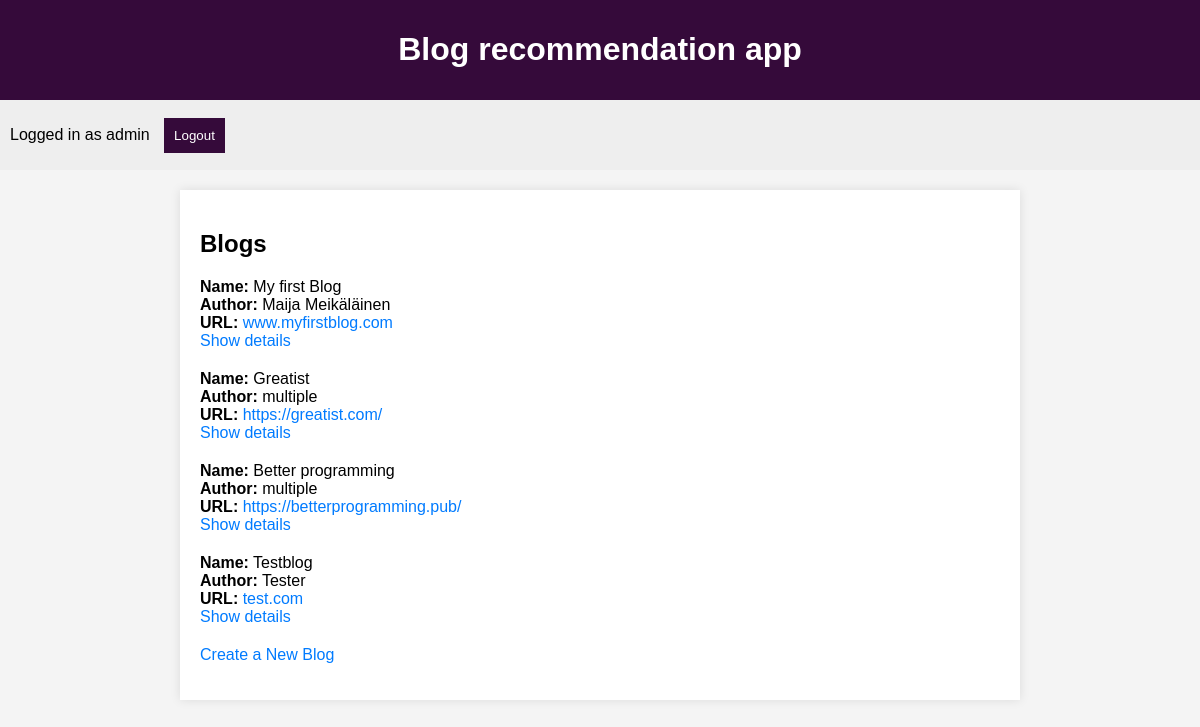
Screenshot of / (signed in) with the database file from the repository.
### blogs/models.py (models this page shows, shortened)
class Blog(models.Model):
    name = models.CharField(max_length=200)
    author = models.CharField(max_length=200)
    year = models.DateTimeField('date published', default=timezone.now)
    url = models.CharField(max_length=200)
    user = models.ForeignKey(User, on_delete=models.CASCADE)

### blogs/views.py (the view)
# urls.py: path('', index, name='index'),
def index(request):
    blogs = Blog.objects.all()
    template = loader.get_template('blogs/index.html')
    context = {'blogs': blogs}
    return HttpResponse(template.render(context, request))

### blogs/templates/blogs/index.html
{% extends 'blogs/base.html' %}
{% block content %}
    {% if blogs %}
        <section>
            <h2>Blogs</h2>
            <ul>
                {% for blog in blogs %}
                    <li>
                        <strong>Name:</strong> {{ blog.name }}<br>
                        <strong>Author:</strong> {{ blog.author }}<br>
                        <strong>URL:</strong> <a href="{{ blog.url }}">{{ blog.url }}</a><br>
                        <a href="{% url 'detail' blog_id=blog.id %}">Show details</a>
                    </li>
                {% endfor %}
            </ul>
        </section>
    {% else %}
        <p>No blogs available.</p>
    {% endif %}
    {% if user.is_authenticated %}
        <section>
            <p><a href="{% url 'create_blog' %}">Create a New Blog</a></p>
        </section>
    {% endif %}
{% endblock %}

### blogs/templates/blogs/base.html (shortened to what this page needs)
<!DOCTYPE html>
<html lang="en">
<head>
    {% load static %}
    <link rel="stylesheet" href="{% static 'css/styles.css' %}">
</head>
<body>
    <header>
        <h1>Blog recommendation app</h1>
    </header>
    <nav>
        {% if user.is_authenticated %}
            <p style="display: inline-block; margin-right: 10px;">Logged in as {{ user.username }}</p>
            <form action="{% url 'logout' %}" method="post" style="display: inline-block;">
                <button type="submit">Logout</button>
            </form>
        {% else %}
            <p><a href="{% url 'login' %}">Log in</a> to comment and add new blogs!</p>
        {% endif %}
    </nav>
    <main>
        {% block content %}{% endblock %}
    </main>
</body>
</html>

### blogs/static/css/styles.css (style rules this page uses)
body { font-family: 'Arial', sans-serif; margin: 0; padding: 0; background-color: #f4f4f4; }
header { background-color: #350a3a; color: #fff; text-align: center; padding: 10px; }
nav { background-color: #eee; padding: 10px; }
main { max-width: 800px; margin: 20px auto; padding: 20px; background-color: #fff; box-shadow: 0 0 10px rgba(0, 0, 0, 0.1); }
ul { list-style-type: none; padding: 0; }
li { margin-bottom: 20px; }
a { color: #007BFF; text-decoration: none; }
button { background-color: #350a3a; color: #fff; padding: 10px; border: none; cursor: pointer; }

### rows the page displays
Blog: name "My first Blog", author "Maija Meikäläinen", url "www.myfirstblog.com"
Blog: name "Greatist", author "multiple", url "https://greatist.com/"
Blog: name "Better programming", author "multiple", url "https://betterprogramming.pub/"
Blog: name "Testblog", author "Tester", url "test.com"

### other values shown
{{ user.username }} "admin"
